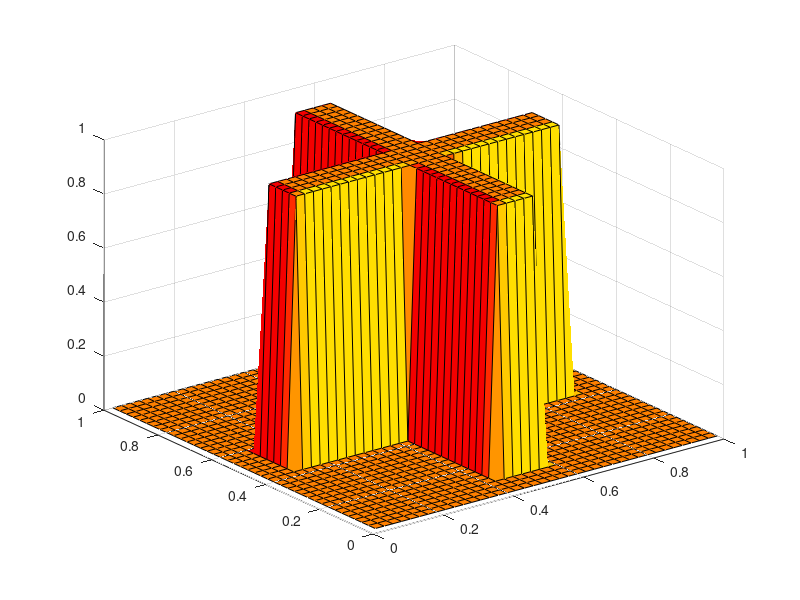

Write the MATLAB code that produced this figure. (Note: this script raises an error after producing the figure.)
% Backward Euler for  u_t = u_xx + u_yy on unit square
%    with periodic boundary data
%
%    xx, yy, uu represent data on a 2D mesh.
%
%    x, y, u represent the same data stretched to 1D vectors,
%            since that's what's needed to do linear algebra.

% Grid and initial condition in the form of a plus sign:
J = 40;
h = 1/J;
s = (h:h:1)';
%k = 0.2*h^2;
k = 0.1*h;
[xx,yy] = meshgrid(s,s);
x = xx(:); y = yy(:);
u = double( ...
    (abs(x-.5)<.4 & abs(y-.5)<.07) | (abs(x-.5)<.07 & abs(y-.5)<.4));

% The matrix B:
N = length(s);  e = ones(N,1);
L1d = spdiags([e  -2*e  e], [-1 0 1], N, N);
L1d(1, end) = 1;  L1d(end, 1) = 1;  % periodic BCs
L1d = 1/h^2 * L1d;
I1d = speye(size(L1d));

L = kron(I1d, L1d) + kron(L1d, I1d);    % 2D Laplacian <- Magic!
I = speye(size(L));

figure(1); clf;
spy(L)
disp('paused'); pause

% Time-stepping:
Tf = 4;
% adjust either final time or time-step to have integer steps
numsteps = ceil(Tf / k);
%k = Tf / numsteps
Tf = k*numsteps;

A = I - k*L;

for n = 1:numsteps
  uu = reshape(u,size(xx));
  surfl(xx,yy,uu), colormap(hot)
  title(sprintf('t = %6.4f',t), 'fontsize',20)
  axis([0 1 0 1 0 2]), view(-20,30)
  %disp('paused'); pause
  drawnow()
  t = n*k;
  u = A \ u;
end

